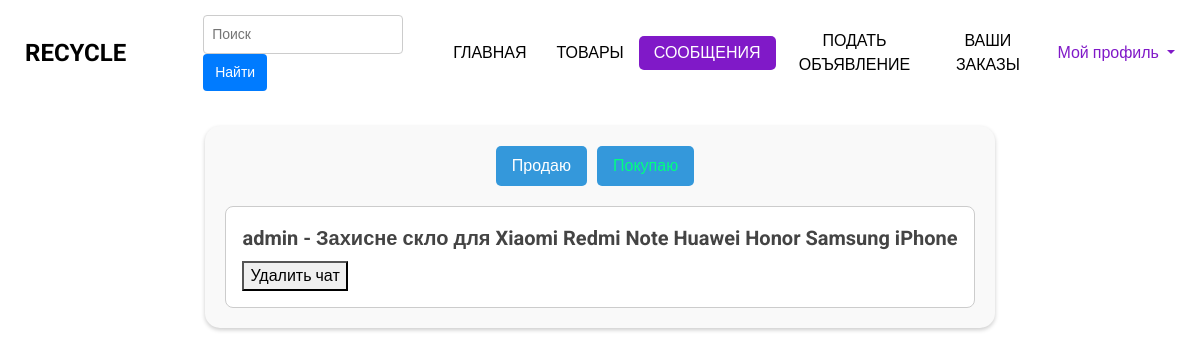
The app's page /user_buy/ (signed in), older data.
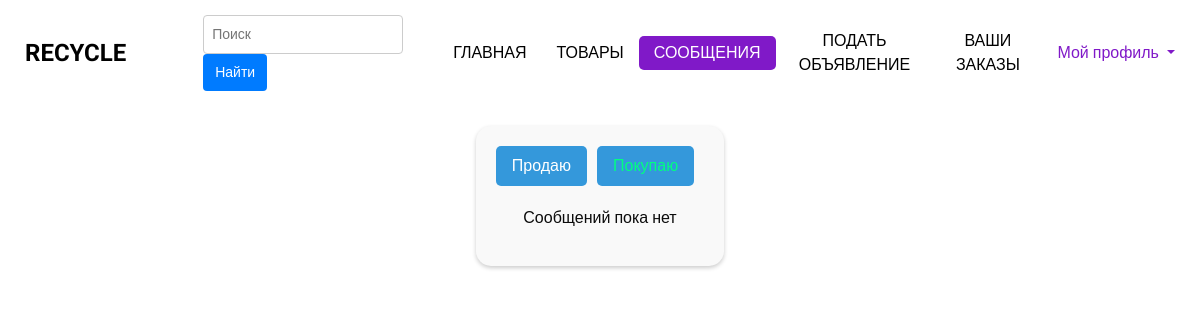
The same page, newer data.
### bboard/models.py (models this page shows, shortened)
class Chat(models.Model):
    sender = models.ForeignKey(User, related_name='sent_chats', on_delete=models.CASCADE, null=True)
    receiver = models.ForeignKey(User, related_name='received_chats', on_delete=models.CASCADE, null=True)
    product = models.ForeignKey(Product, on_delete=models.CASCADE)
    created_at = models.DateTimeField(auto_now_add=True)
    last_message = models.ForeignKey('Message', null=True, blank=True, on_delete=models.SET_NULL,
                                     related_name='chat_messages')

class Product(models.Model):
    user = models.ForeignKey(User, on_delete=models.CASCADE)
    category = models.ForeignKey(Category, on_delete=models.CASCADE)
    title = models.CharField(max_length=200)
    slug = models.SlugField(unique=True, max_length=400, verbose_name="URL", blank=True)
    description = models.TextField()
    price = models.DecimalField(max_digits=10, decimal_places=2)
    image_1 = models.ImageField(upload_to="products", null=True, blank=True)
    image_2 = models.ImageField(upload_to='products', null=True, blank=True)
    image_3 = models.ImageField(upload_to='products', null=True, blank=True)
    created_at = models.DateTimeField(auto_now_add=True, null=True)
    thumbnail_1 = ImageSpecField(source='image_1',
                                 processors=[ResizeToFill(500, 500)],
                                 format='JPEG',
                                 options={'quality': 100})
    thumbnail_2 = ImageSpecField(source='image_2',
                                 processors=[ResizeToFill(500, 500)],
                                 format='JPEG',
                                 options={'quality': 100})
    thumbnail_3 = ImageSpecField(source='image_3',
                                 processors=[ResizeToFill(500, 500)],
                                 format='JPEG',
                                 options={'quality': 100})

### accounts/models.py (models this page shows, shortened)
class User(AbstractUser):
    phone_number = models.CharField(max_length=20)
    city = models.CharField(max_length=100, choices=CITY_CHOICES)
    average_rating = models.DecimalField(max_digits=3, decimal_places=2, default=0.0)
    total_ratings = models.PositiveIntegerField(default=0)

### bboard/views.py (the view)
# urls.py: path('user_buy/', views.user_buy, name="user_buy"),
@login_required
def user_buy(request):
    chats = Chat.objects.filter(sender=request.user).select_related('receiver', 'product')
    temp = "buy"
    return render(request, "products/buy.html", {"chats": chats, "temp": temp})

### templates/products/buy.html (shortened to what this page needs)
{% extends 'products/new/base.html' %}
{% load static %}
{%block styles%}
<link rel="stylesheet" type="text/css" href="{% static 'buy_styles.css' %}">{% endblock %}
{% block content %}
<div class="chats-199">
    <div class="css-1382m1k">
        <a href="{%url 'user_sell' %}" class="{% if temp == 'sell' %}current-page{%endif%}">Продаю</a>
        <a href="{% url 'user_buy' %}" class="{% if temp == 'buy' %}current-page{%endif%}">Покупаю</a>
    </div>
    <div class="css-1b3tih6">
        {%if chats%}
        {% for chat in chats %}
        <a href="{%url 'chat' chat.id%}">
            <div class="chat-container-445">
                <p class="username-765">{{ chat.receiver.username }} - {{chat.product.title}}</p>
                <form action="{% url 'delete_chat' chat.id %}" method="POST">
                    <button type="submit">Удалить чат</button>
                </form>
            </div>
        </a>
        {% endfor %}
        {%else%}
        <p align="center">Сообщений пока нет</p>
        {%endif%}
    </div>
</div>
{% endblock %}

Row changes from the older to the newer data that the page shows:
removed Chat: receiver.username "admin", product "Захисне скло для Xiaomi Redmi Note Huawei Honor Samsung iPhone"
Text that changed along with them:
text now shown: "Сообщений пока нет"
